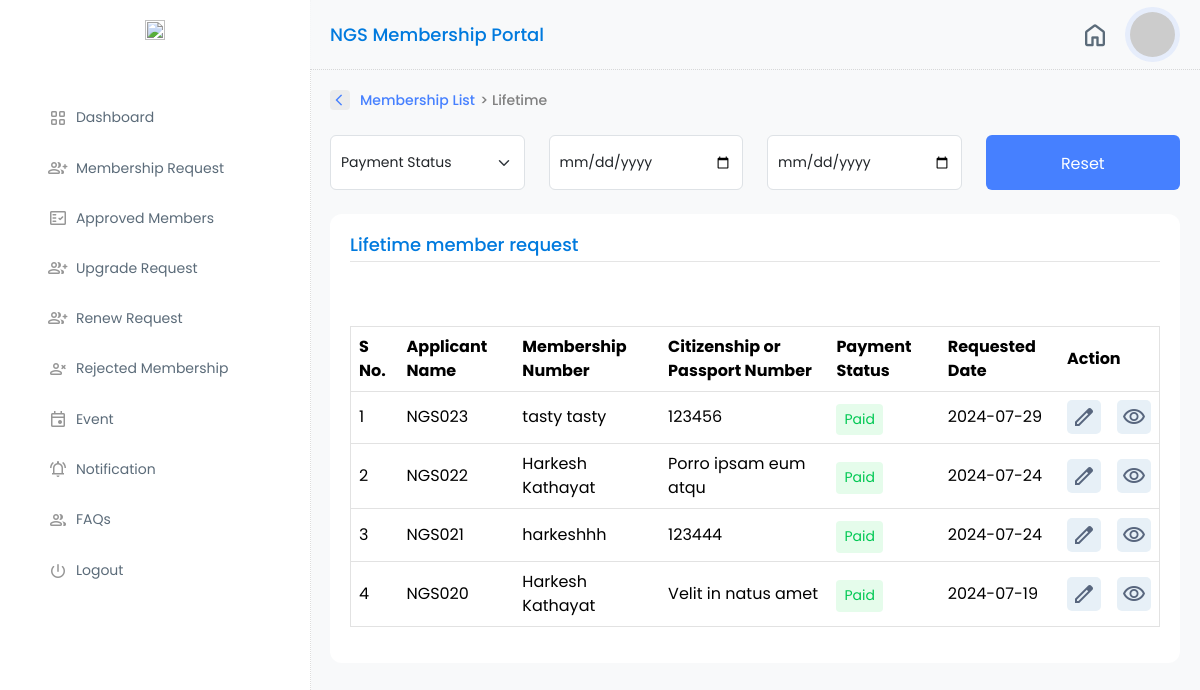
Screenshot of /view-lifetime-approved-membership_list (signed in) with the database file from the repository.
### management/models.py (models this page shows, shortened)
class Membership(models.Model):
    membership_number=models.CharField(max_length=10,unique=True,null=True)
    associated_user = models.OneToOneField(CustomUser,related_name='membership',on_delete=models.CASCADE,null=True)
    created_at = models.DateTimeField(auto_now_add=True)
    updated_at = models.DateTimeField(auto_now=True)
    verification = models.BooleanField(default=False)
    expiry_date = models.DateField(null=True,blank=True)
    membership_since = models.CharField(max_length=4, blank=True, null=True)
    verified_date = models.DateTimeField(blank=True, null=True)
    rejected = models.BooleanField(default=False)
    expiry_status=models.BooleanField(default=False)
    membership_type=models.PositiveIntegerField(choices=choices.MEMBERSHIP_TYPES,default=1)
    remarks = models.TextField(null=True)
    objects = InheritanceManager()
    class Meta:
        ordering = ['-created_at']

class PersonalInfo(models.Model):
    name_of_applicant = models.CharField(max_length=200)
    gender = models.CharField(max_length=1, choices=choices.GENDER_CHOICES)
    affiliation = models.CharField(max_length=200)
    pp_photo = models.ImageField(upload_to="personal_photo")
    salutation = models.CharField(max_length=20, blank=True, null=True)
    phone_number = models.CharField(max_length=20,null=True)
    class Meta:
        abstract = True

class GeneralMembership(Membership,PersonalInfo):
    nationaldocument =models.OneToOneField(NationalDocumment,on_delete=models.CASCADE, related_name="associated_membership",related_query_name="associated_membership",null=True)
    educational_information = models.OneToOneField(EducationalDocuments,on_delete=models.CASCADE,related_name="edu_members",null=True)
    upgrade_request = models.BooleanField(null=True)
    upgrade_membership_type = models.PositiveIntegerField(choices=choices.MEMBERSHIP_TYPES,null=True)
    upgrade_payment = models.BooleanField(default=False)
    renew_request =models.BooleanField(null=True, default=False)
    renew_payment = models.BooleanField(default=False)

class Membership(models.Model):
    membership_number=models.CharField(max_length=10,unique=True,null=True)
    associated_user = models.OneToOneField(CustomUser,related_name='membership',on_delete=models.CASCADE,null=True)
    created_at = models.DateTimeField(auto_now_add=True)
    updated_at = models.DateTimeField(auto_now=True)
    verification = models.BooleanField(default=False)
    expiry_date = models.DateField(null=True,blank=True)
    membership_since = models.CharField(max_length=4, blank=True, null=True)
    verified_date = models.DateTimeField(blank=True, null=True)
    rejected = models.BooleanField(default=False)
    expiry_status=models.BooleanField(default=False)
    membership_type=models.PositiveIntegerField(choices=choices.MEMBERSHIP_TYPES,default=1)
    remarks = models.TextField(null=True)
    objects = InheritanceManager()
    class Meta:
        ordering = ['-created_at']

class NationalDocumment(models.Model):
    identity_card_no = models.CharField(max_length=80)
    dob = models.DateField()
    nationality = models.CharField(max_length=2, choices=choices.COUNTRY_CHOICES)
    identity_issued_from = models.CharField(max_length=150)
    permanent_address = models.CharField(max_length=200)
    identity_card_image = models.FileField(upload_to="identity_card_documents")

### account/decorators.py (the view)
    def wrapper(request, *args, **kwargs):
        if request.user.role == 1:
            return view_func(request, *args, **kwargs)
        else:
            return redirect('account:login')

### management/views.py (called while the page is built)
@is_admin
def lifetime_approved_membership_list(request):
    members=GeneralMembership.objects.filter(Q(membership_type=3),Q(verification=True))
    context={
        'members':members,
    }
    return render(request,'management/listview/lifetime_membership_list.html',context)

### management/templates/management/listview/lifetime_membership_list.html (shortened to what this page needs)
{% extends 'login_layout/layout.html' %}
{% load static %}
{% block content %}
<div class="col-md-9 my-profile-w-80 g-0">
    {% include 'management/topbar.html' %}
                <div class="main-section-container">
                    <div class="row back-link">
                        <a href="#" onclick="history.back()">
                            <div class="icon-box"><span class="material-symbols-outlined">
                                </span>
                            </div>Membership List <span style="color: #808080; margin-left: 5px;"> > Lifetime</span>
                        </a>
                    </div>
                    <div class="row mb-4 filter-row filters mt-4">
                        <div class="col-md-3">
                            <select id="payment" class="form-select form-control">
                                <option value="all" disabled selected>Payment Status</option>
                            </select>
                        </div>
                        <div class="col-md-3">
                            <input type="date" id="min" class="form-control" placeholder="Requested from">
                        </div>
                        <div class="col-md-3">
                            <input type="date" id="max" class="form-control" placeholder="Requested from">
                        </div>
                        <div class="col-md-3">
                            <button id="reset" class="submit-btn btn w-100">Reset</button>
                        </div>
                    </div>
                    <div class="content-container">
                        <h3 class="form-title">Lifetime member request </h3>
                        <hr>
                        <table id="sampleTable" class="table hover-table" style="width:100%">
                            <thead>
                                <tr>
                                    <th>S No.</th>
                                    <th>Applicant Name</th>
                                    <th>Membership Number</th>
                                    <th>Citizenship or Passport Number</th>
                                    <th>Payment Status</th>
                                    <th>Requested Date</th>
                                    {% if request.user.role == 1%}
                                    <th>Action</th>
                                    {% endif %}
                                </tr>
                            </thead>
                            <tbody>
                                {% for member in members %}
                                <tr>
                                        <td>{{ forloop.counter }}</td>
                                        <td>{{ member.membership_number }}</td>
                                        <td>{{ member.name_of_applicant }}</td>
                                        <td>{{ member.nationaldocument.identity_card_no }}</td>
                                        <td>
                                            {% if member.payment.exists %}
                                            <div class="verified">Paid</div>
                                        {% else %}
                                            <div class="pending">Pending</div>
                                            {% endif %}
                                           </td>
                                           <td>{{ member.created_at|date:"Y-m-d" }}</td>
                                           {% if request.user.role == 1 %}
                                        <td>
                                        <div class="d-flex kit-action-com">
                                                <div class="action-btn-pen">
                                                    <a href="{% url 'management:edit_membership' id=member.id %}"><span class="material-symbols-outlined">
                                                        </span>
                                                    </a>
                                                </div>
                                                <div class="action-btn-view">
                                                    <a href="{% url 'management:view_membership' id=member.id %}">
                                                        <span class="material-symbols-outlined">visibility</span>
                                                    </a>
                                                </div>
                                        </div>
                                    </td>
                                    {% endif %}
                                </tr>
                                {% endfor %}
                            </tbody>
                        </table>
                    </div>
                </div>
            </div>
{% endblock %}

### static/css/style.css (style rules this page uses)
body { font-family: Poppins; background: #f8f9fa; overflow-x: hidden; }
.back-link { display: flex; align-items: center; }
.back-link a { font-size: 14px; font-weight: 500; color: #4680ff; display: flex; text-decoration: none; }
.back-link a .icon-box { height: 14px; width: 14px; background: #ececec; display: flex; justify-content: center; align-items: center; padding: 10px; border-radius: 4px; margin-right: 10px; }
.back-link a .icon-box span { font-size: 14px; padding-left: 5px; }
.form-control,.select2 .selection .select2-selection { padding: 16px 10px; font-size: 14px; }
.submit-btn { padding: 16px 10px; height: 55px; background: #4680ff; color: #ffffff; }
@media (min-width: 768px) { .my-profile-w-80 { flex: 0 0 auto; width: calc(100vw - 290px) !important; padding: 0 0 0 20px!important; margin-left: 290px; } }
.main-section-container { padding: 20px; }
.form-title { font-size: 18px; margin-bottom: 0; padding-bottom: 0; font-weight: 500; color: #007ade; }
hr { margin: 5px 0 30px 0; color: inherit; border: 0; border-top: 0.1px solid rgba(0, 0, 0, 0.4); opacity: .25; }
.table>thead { vertical-align: middle; }
tr { border: 0.8px solid #e2e2e2; }
#sampleTable { margin-top: 4rem }
.content-container { background-color: #fff !important; padding: 20px; border-radius: 12px; }
td { vertical-align: middle; }
.kit-action-com { justify-content: left; gap: 1rem; }
.kit-action-com div a { height: 24px!important; width: 24px!important; }
.action-btn-view a { color: unset; }
.kit-action-com .action-btn-view { background: 0 0; font-size: 14px!important; width: 34px; height: 34px!important; font-weight: 400; font-family: Poppins; color: #58667e; background-color: #e7f0f7; border-radius: 5px; padding: 5px; display: flex; align-items: center; }
.kit-action-com .action-btn-pen { border-radius: 5px; font-family: Poppins; font-size: 14px!important; width: 34px; height: 34px!important; font-weight: 400; border: transparent; height: 100%; padding: 5px; font-size: 1.25rem; background-color: #e7f0f7; }
.kit-action-com .action-btn-pen span { color: #58667e; }
.pending, .processing, .verified, .rejected, .recheck { padding: 6px 8px; border-radius: 4px; text-align: center; width: max-content; line-height: 1.4; margin-top: 4px; }
.verified { font-size: 14px; color: rgb(0, 200, 83); background: rgba(185, 246, 202, 0.376); }

### rows the page displays
GeneralMembership: membership_number "NGS023", name_of_applicant "tasty tasty", nationaldocument.identity_card_no "123456", shows "Paid", created_at "2024-07-29"
GeneralMembership: membership_number "NGS022", name_of_applicant "Harkesh Kathayat", nationaldocument.identity_card_no "Porro ipsam eum atqu", shows "Paid", created_at "2024-07-24"
GeneralMembership: membership_number "NGS021", name_of_applicant "harkeshhh", nationaldocument.identity_card_no "123444", shows "Paid", created_at "2024-07-24"
GeneralMembership: membership_number "NGS020", name_of_applicant "Harkesh Kathayat", nationaldocument.identity_card_no "Velit in natus amet", shows "Paid", created_at "2024-07-19"
